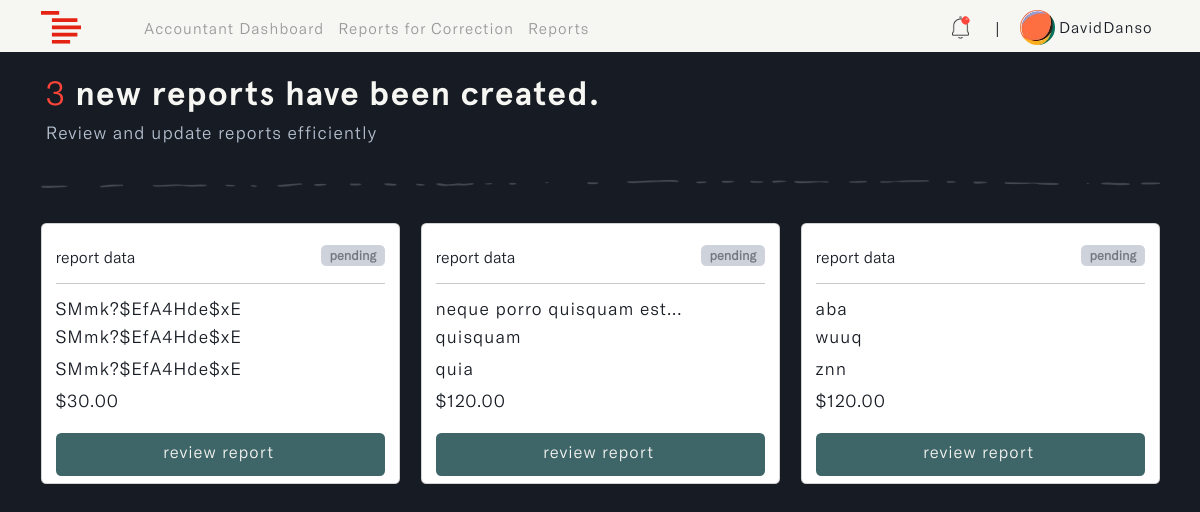
/admins/pending-reports (signed in), run on an earlier commit of the app's database.
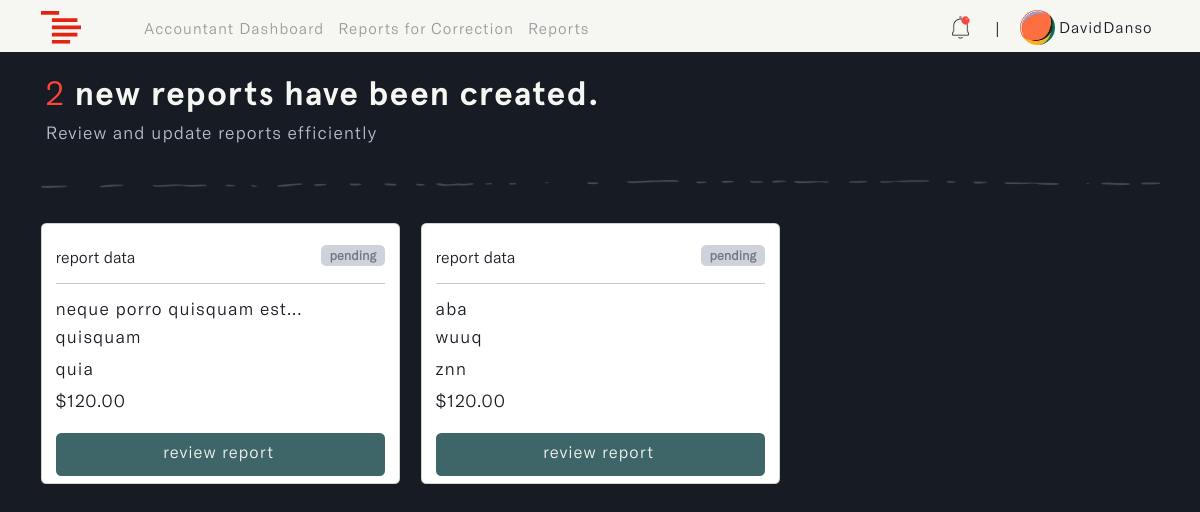
And on a later commit of the database.
### reports/models.py (models this page shows, shortened)
class Report(models.Model):
    STATUS = (
        ('pending', 'pending'),
        ('correction', 'correction'),
        ('approve', 'approve'),
        ('reject', 'reject')
    )
    account_owner = models.ForeignKey(Profile, on_delete=models.CASCADE, null=True, db_index=True)
    description = models.TextField(null=True, blank=True, db_index=True)
    main_category = models.CharField(max_length=255, null=True, blank=True, db_index=True)
    sub_category = models.CharField(max_length=255, null=True, blank=True, db_index=True)
    status = models.CharField(max_length=255, default="pending", null=True, blank=True, choices=STATUS, db_index=True)
    payment = models.DecimalField(max_digits=10, decimal_places=2, null=True, blank=True, default=0.00, db_index=True)
    report_note = models.TextField(null=True, blank=True, db_index=True)
    updated_time_stamp = models.DateTimeField(auto_now=True, db_index=True)
    created_time_stamp = models.DateTimeField(auto_now_add=True, db_index=True)
    id = models.UUIDField(default=uuid.uuid4, primary_key=True, unique=True, editable=False)
    class Meta:
        ordering = ['-updated_time_stamp']

### u_admin/views.py (the view)
# urls.py: path('pending-reports', views.pending_reports, name='pending-reports'),
def pending_reports(request):
    pending_reports = Report.objects.filter(status='pending')
    pending_count = pending_reports.count()
    context = {
        'pending_reports': pending_reports,  # List of pending reports
        'count': pending_count,      # Total count of pending reports
    }
    return render(request, 'u_admin/pending-reports.html', context)

### u_admin/templates/u_admin/pending-reports.html (shortened to what this page needs)
{% load static %}
{% load widget_tweaks %}
{% load humanize %}
<!DOCTYPE html>
<html lang="en" class="js has-scroll-init has-scroll-smooth">
  <head>
    <link rel="stylesheet" href="{% static '/css/bootstrap.min.css' %}" />
    <link rel="stylesheet" href="{% static '/css/pending-reports.css' %}" />
  </head>
  <body
    id="pageTop"
    class="page-content"
    data-spy="scroll"
    data-target="#mainNav"
  >
    {% include 'nav.html' %}
    <main>
      <div data-scroll class="page page--layout-2" id="main">
        {% if pending_reports %}
        <div id="hero">
          <div class="container-fluid">
            <div class="hero-intro">
              <h1>
                <span>{{count}}</span> new report{{ count|pluralize }} have been
                created.
              </h1>
              <p>Review and update reports efficiently</p>
            </div>
          </div>
        </div>
        <div id="correction">
          <div class="container">
            <img
              src="{% static 'images/line.png'%}"
              class="img-fluid d-flex mx-auto"
              id="page_line"
              alt="page_line"
            />
            <div class="row">
              {% for report in pending_reports %}
              <div class="col-md-4" id="correction-card">
                <div class="card">
                  <div class="card-body">
                    <small
                      >report data
                      <span class="badge pending">pending</span></small
                    >
                    <hr />
                    <h3 id="description">
                      {{report.description|truncatechars:32}}
                    </h3>
                    <h3 id="main_cat">
                      {{report.main_category|truncatechars:32}}
                    </h3>
                    <h3 id="sub_cat">
                      {{report.sub_category|truncatechars:32}}
                    </h3>
                    <h3 id="payment">
                      ${{ report.payment|floatformat:2|intcomma }}
                    </h3>
                    <div class="d-grid gap-2">
                      <a
                        href="{% url 'review-report' report.id %}"
                        id="correction_btn"
                        class="btn"
                      >
                         review
                        report
                      </a>
                    </div>
                  </div>
                </div>
              </div>
              {% endfor %}
            </div>
          </div>
        </div>
        {% endif %}
      </div>
    </main>
  </body>
</html>

What changed in the data, as far as the page shows it:
no longer on this page (row edited): Report: description "SMmk?$EfA4Hde$xE", main_category "SMmk?$EfA4Hde$xE", sub_category "SMmk?$EfA4Hde$xE", payment "30.00"
Also different on the page:
{{ count }}: "3" → "2"
